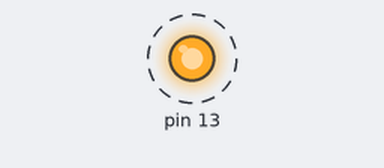
This sketch was run on a simulated Arduino Uno, built with avr-gcc and run on an emulated ATmega328P. On the bench: output pins drawn as LEDs (lit = HIGH). Dashed ring = blinking.

Above: at 0.5 s.
Timing chart, 0 to 4.6 s (numbered marks = the images above):
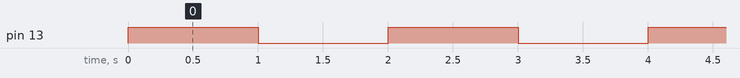

Measured:
- by itself, pin 13: alternates HIGH for 1.0 s and LOW for 1.0 s

The sketch:

Arduino_DirectMemoryAccess.ino
```cpp
// Define the memory addresses for DDRB and PORTB registers
volatile uint8_t* ddrb  = (volatile uint8_t*)0x24;
volatile uint8_t* portb = (volatile uint8_t*)0x25;

void setup() {
  // Set pin 13 (PB5) as an output
  *ddrb |= (1 << 5);
}

void loop() {
  // Set pin 13 high (turn on the LED)
  *portb |= (1 << 5);
  delay(1000); // Wait for a second

  // Set pin 13 low (turn off the LED)
  *portb &= ~(1 << 5);
  delay(1000); // Wait for a second
}
```
